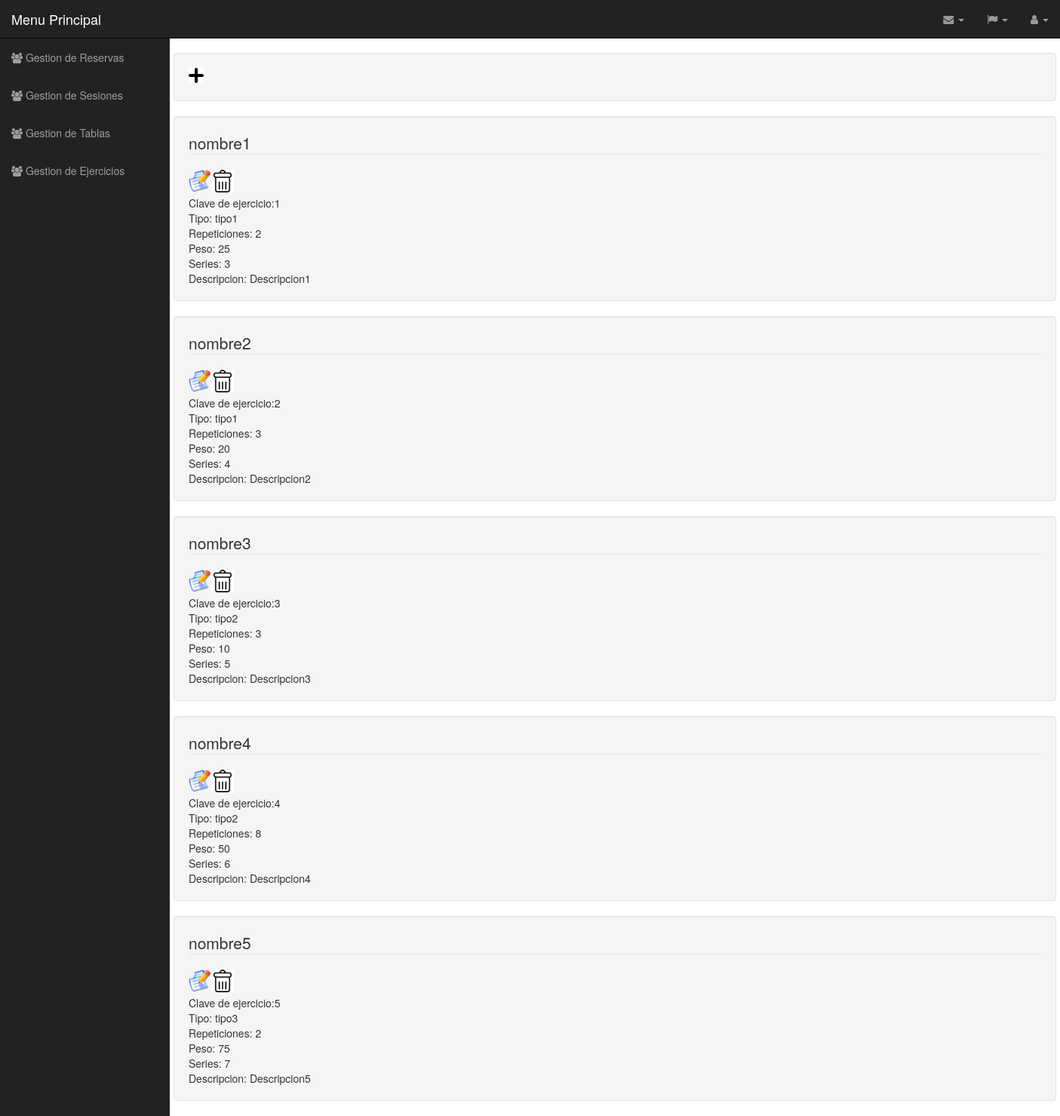
Page /Controlador/EJERCICIO_Controller.php (signed in) on the committed database.
### tables this page shows
CREATE TABLE Ejercicio (
  id_Ejercicio int(11) NOT NULL,
  Tipo varchar(45) NOT NULL,
  Nombre varchar(45) NOT NULL,
  Tiempo time DEFAULT NULL,
  Repeticiones int(11) DEFAULT NULL,
  Peso int(11) DEFAULT NULL,
  Series int(11) DEFAULT NULL,
  Descripcion varchar(100) DEFAULT NULL,
  PRIMARY KEY (id_Ejercicio)
);

### Funciones/cargadodedatos.php (called while the page is built, shortened)
<?php
                include('../plantilla/cabecera.php');
        include("../Funciones/comprobaridioma.php");
        $clases=new comprobacion();
        $idiom=$clases->comprobaridioma($idioma);
        $datos=new datos();
        $formulario=$datos->array_consultar();
        $clase=new cabecera();
        $clase->crear($idiom,$formulario);
        include('../plantilla/menulateral.php');
        $menus=new menulateral();
        $menus->crear($idiom);
?>

### Controlador/EJERCICIO_Controller.php (called while the page is built, shortened)
<?php
include '../Modelos/EJERCICIO_Modelo.php';
include '../Vistas/EJERCICIO_Show_Vista.php';
	Switch ($_REQUEST['accion']){
		default:
			if (!isset($_REQUEST['Nombre'])){
				$tabla = new EJERCICIO_Modelo('','','','','','','','','','');
			}
			else{
				$tabla = get_data_form();
			}
				$datos = $tabla->Consultar();
				new EJERCICIO_Show($datos, 'ControladorPrincipal.php?volver');
	}
?>

### Modelos/EJERCICIO_Modelo.php (called while the page is built, shortened)
<?php
class EJERCICIO_Modelo
{
	var $nombre;
function __construct($id_Ejercicio,$tipo,$nombre,$tiempo,$repeticiones,$peso,$series,$descripcion){
    $this->nombre = $nombre;
}
function ConectarBD(){
	include "../DataBase/datos_BD.php";
	$this->mysqli = new mysqli($host,$user,$pass,$name);
}
function Consultar()
{
    $sql = "SELECT * from Ejercicio where nombre LIKE '%".$this->nombre."%'";
    if (!($resultado = $this->mysqli->query($sql))){
	    return 'Error en la consulta sobre la base de datos';
	}
    else{
	       return $resultado;
	}
}
}
?>

### DataBase/datos_BD.php (called while the page is built)
<?php
    $host = "localhost";
    $user = "root";
    $pass = "";
    $name = "Gimnasio_BD";
 ?>

### Idiomas/idiomas.php (called while the page is built, shortened)
<?php
class idiomas{
	function español(){
return $arrays;
}
}
?>

### Funciones/comprobaridioma.php (called while the page is built)
<?php
class comprobacion{
function comprobaridioma($idioma){
if (isset($_SESSION['idioma'])){
    if($_SESSION['idioma']=="español"){
        $idiom=$idioma->español();
    }elseif($_SESSION['idioma']=="gallego"){
        $idiom=$idioma->gallego();
    }elseif($_SESSION['idioma']=="ingles"){
       $idiom=$idioma->ingles();
    }
}else{
    $idiom=$idioma->español();
}
return $idiom;
}
}

### Vistas/EJERCICIO_Show_Vista.php (the view, shortened to what this page needs)
<?php
class EJERCICIO_Show{
private $datos;
function __construct($array, $volver){
	$this->datos = $array;
    include("../Idiomas/idiomas.php");
    $idioma=new idiomas();
    include("../Funciones/cargadodedatos.php");
    $this->idiom=$idiom;
	$this->render();
}
function render(){
?><br>
    <div class="container well">
        <div class="row">
            <div class="col-xs-12">
                <form name="formularioalta"  class="form-horizontal" action="..\Controlador\EJERCICIO_Controller.php" method="post" >
                    <fieldset>
                        <input type="image" id="alta" name="accion" alt="Submit" value="Insertar" onclick="doSubmit();" src="..\Archivos\añadir.png" width="20" height="20"></input>
                    </fieldset>
                </form>
            </div>
        </div>
    </div>
    <?php
    foreach ($this->datos as $dato){
        echo "<div class=\"container well\">";
        echo "<div class=\"row\">";
        echo "<div class=\"col-xs-12\">";
        echo "<form class=\"form-horizontal\" method=\"post\" action=\"..\Controlador\EJERCICIO_Controller.php\">";
        echo "<fieldset><legend>".$dato["Nombre"]."</legend>";
        echo "<input type=image id=\"modificar\" name=\"accion\"  value=\"Modificar\" alt =\"Submit\" src=\"..\Archivos\lapiz.png\" width=\"30\"  height=\"30\" ></input>";
        echo "<input type=image id=\"eliminar\" name=\"accion\" value=\"Borrar\" alt =\"Submit\" src=\"..\Archivos\\eliminar.png\" width=\"30\"  height=\"30\" >";
        echo"<br>";
        echo $this->idiom['id_Ejercicio'].":".$dato["id_Ejercicio"];
        echo "<br>";
        echo $this->idiom['Tipo'].":"." ".$dato["Tipo"];
        echo "<br>";
        echo $this->idiom['Repeticiones'].":"." ".$dato["Repeticiones"];
        echo "<br>";
        echo $this->idiom['Peso'].":"." ".$dato["Peso"];
        echo "<br>";
        echo $this->idiom['Series'].":"." ".$dato["Series"];
        echo "<br>";
        echo $this->idiom['Descripcion'].":"." ".$dato["Descripcion"];
        echo "<br>";
        echo"</fieldset>";
        echo"</form>";
        echo "</div>";
        echo "</div>";
        echo "</div>";
    }
    ?>
    </div></div></div>
    <?php
    include '../plantilla/pie.php';
}
}

### plantilla/cabecera.php (shortened to what this page needs)
<?php
class cabecera{
    function crear($idioma,$form){
?>
<!DOCTYPE html>
<html lang="en">
<head>
    <link href=".././css/bootstrap.min.css" rel="stylesheet">
    <link href=".././css/sb-admin.css" rel="stylesheet">
    <link href=".././css/plugins/morris.css" rel="stylesheet">
    <link href=".././font-awesome/css/font-awesome.min.css" rel="stylesheet" type="text/css">
    <link rel="stylesheet" href="../css/calendar.css">
    <link href="//maxcdn.bootstrapcdn.com/font-awesome/4.3.0/css/font-awesome.min.css" rel="stylesheet">
    <link rel="stylesheet" href="../datepicker/css/bootstrap-datetimepicker.min.css" />
</head>
<body style="background-color: white">
    <div id="wrapper">
        <nav class="navbar navbar-inverse navbar-fixed-top" role="navigation">
            <div class="navbar-header">
                <a class="navbar-brand" href="..\Controlador\ControladorPrincipal.php?principal"><?php echo $idioma['Menu']; ?></a>
            </div>
            <ul class="nav navbar-right top-nav">
            <?php if(isset($_SESSION['usuario'])){?>
                 <li class="dropdown">
                    <a href="#" class="dropdown-toggle" data-toggle="dropdown"><i class="fa fa-envelope"></i> <b class="caret"></b></a>
                </li>
                <?php }  ?>
                <li class="dropdown">
                    <a href="#" class="dropdown-toggle" data-toggle="dropdown"><i class="fa fa-flag"></i> <b class="caret"></b></a>
                </li>
                <li class="dropdown">
                    <a href="#" class="dropdown-toggle" data-toggle="dropdown"><i class="fa fa-user"></i> <?php  ?> <b class="caret"></b></a>
                </li>
            </ul>
           <?php }} ?>

### plantilla/menulateral.php (shortened to what this page needs)
<?php
class menulateral{
	function crear($idioma){
?>
            <div class="collapse navbar-collapse navbar-ex1-collapse">
                <ul class="nav navbar-nav side-nav">
                     <li>
                        <li>
                        <a href="../Controlador/ControladorReservas.php?reservas" data-toggle="collapse" data-target="#down2"><i class="fa fa-users"></i> <?php echo $idioma['GestionReservas'];?> </a>
                      </li>
                    </li>
                    <li>
                     <li>
                        <li>
                        <a href="../Controlador/ControladorSesiones.php?sesiones" data-toggle="collapse" data-target="#down2"><i class="fa fa-users"></i> <?php echo $idioma['GestionSesiones'];?> </a>
                      </li>
                    </li>
                     <li>
                        <li>
                        <a href="../Controlador/TABLA_Controller.php" data-toggle="collapse" data-target="#down2"><i class="fa fa-users"></i> <?php echo $idioma['GestionTablas'];?> </a>
                      </li>
                    </li>
                     <li>
                        <li>
                        <a href="../Controlador/EJERCICIO_Controller.php" data-toggle="collapse" data-target="#down2"><i class="fa fa-users"></i> <?php echo $idioma['GestionEjercicios'];?> </a>
                      </li>
                    </li>
            </div>
              </nav>
<?php
 }
}?>

### plantilla/pie.php (shortened to what this page needs)
</body>
</html>

### css/sb-admin.css (style rules this page uses)
body { margin-top: 100px; background-color: #222; }
@media (min-width:768px) { body { margin-top: 50px; } }
#wrapper { padding-left: 0; }
@media (min-width:768px) { #wrapper { padding-left: 225px; } }
.top-nav { padding: 0 15px; }
.top-nav>li { display: inline-block; float: left; }
.top-nav>li>a { padding-top: 15px; padding-bottom: 15px; line-height: 20px; color: #999; }
@media (min-width:768px) { .side-nav { position: fixed; top: 51px; left: 225px; width: 225px; margin-left: -225px; border: none; border-radius: 0; overflow-y: auto; background-color: #222; bottom: 0; overflow-x: hidden; padding-bottom: 40px; } }
@media (min-width:768px) { .side-nav>li>a { width: 225px; } }

### rows in the picture
ejercicio: Nombre "nombre1", idiom "Clave de ejercicio", id_Ejercicio "1", idiom "Tipo", Tipo "tipo1", idiom "Repeticiones", Repeticiones "2", idiom "Peso", Peso "25", idiom "Series", Series "3", idiom "Descripcion", Descripcion "Descripcion1"
ejercicio: Nombre "nombre2", idiom "Clave de ejercicio", id_Ejercicio "2", idiom "Tipo", Tipo "tipo1", idiom "Repeticiones", Repeticiones "3", idiom "Peso", Peso "20", idiom "Series", Series "4", idiom "Descripcion", Descripcion "Descripcion2"
ejercicio: Nombre "nombre3", idiom "Clave de ejercicio", id_Ejercicio "3", idiom "Tipo", Tipo "tipo2", idiom "Repeticiones", Repeticiones "3", idiom "Peso", Peso "10", idiom "Series", Series "5", idiom "Descripcion", Descripcion "Descripcion3"
ejercicio: Nombre "nombre4", idiom "Clave de ejercicio", id_Ejercicio "4", idiom "Tipo", Tipo "tipo2", idiom "Repeticiones", Repeticiones "8", idiom "Peso", Peso "50", idiom "Series", Series "6", idiom "Descripcion", Descripcion "Descripcion4"
ejercicio: Nombre "nombre5", idiom "Clave de ejercicio", id_Ejercicio "5", idiom "Tipo", Tipo "tipo3", idiom "Repeticiones", Repeticiones "2", idiom "Peso", Peso "75", idiom "Series", Series "7", idiom "Descripcion", Descripcion "Descripcion5"

### other values in the picture
$idioma['Menu'] "Menu Principal"
$idioma['GestionReservas'] "Gestion de Reservas"
$idioma['GestionSesiones'] "Gestion de Sesiones"
$idioma['GestionTablas'] "Gestion de Tablas"
$idioma['GestionEjercicios'] "Gestion de Ejercicios"
